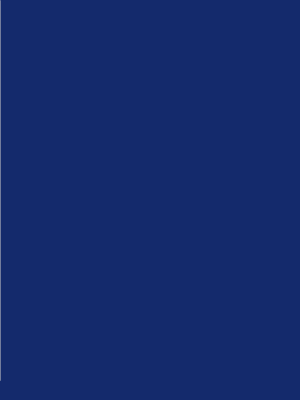
Frame 1 (no input)
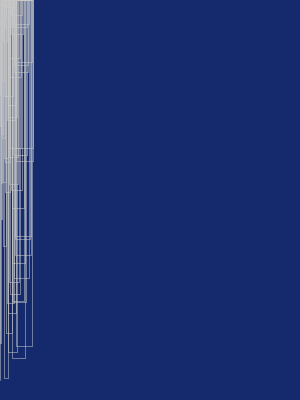
Frame 60 (the mouse pressed at the canvas centre just before this capture)
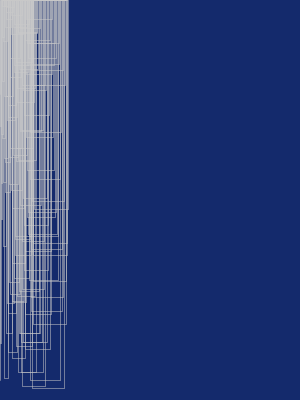
Frame 120 (the mouse held since frame 60 and released just before this capture)

The Processing sketch that drew these frames (run headless with seeded random() and noise(); from frame 60 on, the mouse is pressed at the canvas centre):

// Processing sketch: processing_39823
// ── processing_39823.pde

//Bryan Williams
//September 28, 2011
//Computational Methods
//Assignment 6

//rectangle count
int num = 1; 
 
// create the arrays
float[] b = new float[num]; 
float[] speed = new float[num];
 
void setup() {
  size(300, 400);
  frameRate(20);
  background(20,42,108);
  noFill();
  stroke(200,255);
  strokeWeight(random(.8));
  smooth();
   
  //seed the array
  for (int m = 0; m < num; m++) {
    b[m] = m; 
    //this is for the speed
    speed[m] = random(1, 6);
  }
}
void draw() {
  for (int m=0; m < num; m++) {

    rect(b[m], 0,b[m], random(height));
    //this will loop the randomly sized rectangles
    b[m] = b[m] + speed[m]/8;
    if (b[m] > height + 40) {
      b[m] = 10;     
    } 
  } 
}


    
